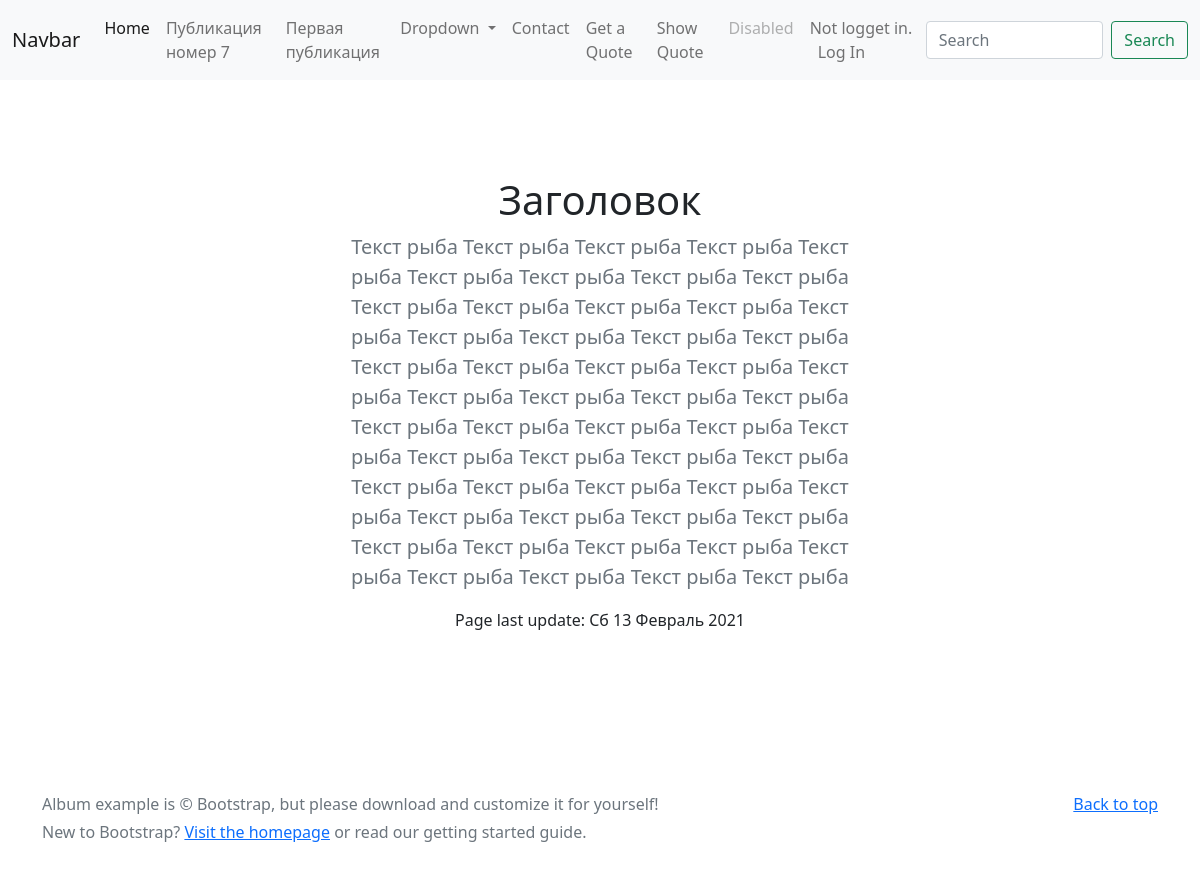
/about, run on the app's committed database.
### pages/models.py (models this page shows, shortened)
class Page(models.Model):
    title = models.CharField(max_length=60)
    permalink = models.CharField(max_length=12, unique=True)
    update_date = models.DateTimeField('Last Updated')
    bodytext = models.TextField('Page Content', blank=True)

### pages/views.py (the view)
# urls.py: path('<str:pagename>', views.pageindex, name='pageindex'),
def pageindex(request, pagename):
    pg = get_object_or_404(Page, permalink=pagename)
    pg = Page.objects.get(permalink=pagename)
    context = {
        'title': pg.title,
        'content': pg.bodytext,
        'last_updated': pg.update_date,
        'page_list': Page.objects.all(),
    }
    return render(request, 'pages/page.html', context)

### pages/templates/pages/page.html (shortened to what this page needs)
{% extends 'base.html' %}
{% block sidenav %}
    {% for page in page_list %}
      <li class="nav-item"> <a class="nav-link" href="{{ page.permalink }}">{{ page.title }}</a></li>
    {% endfor %}
{% endblock sidenav%}
{% block content %}
    {% autoescape off %}
{{ content }}
    {% endautoescape %}
    <p>
    Page last update: {{ last_updated|date:"D d F Y" }}
    </p>
{% endblock content%}

### data on the page
Page: title "Публикация номер 7", bodytext "Заголовок Текст рыба Текст рыба Текст рыба Текст рыба Текст рыба Текст рыба Текст рыба Текст рыба Текст рыба Текст рыба Текст рыба Текст рыба Текст рыба Текст рыба Текст рыба Текст рыба Текст рыба Текст рыба Текст рыба Текст рыба Текст рыба Текст рыба Текст рыба Текст рыба Текст рыба Текст рыба Текст рыба Текст рыба Текст рыба Текст рыба Текст рыба Текст рыба Текст рыба Текст рыба Текст рыба Текст рыба Текст рыба Текст рыба Текст рыба Текст рыба Текст рыба Текст рыба Текст рыба Текст рыба Текст рыба Текст рыба Текст рыба Текст рыба Текст рыба Текст рыба Текст рыба Текст рыба Текст рыба Текст рыба", update_date "Сб 13 Февраль 2021"
Page: title "Первая публикация"
